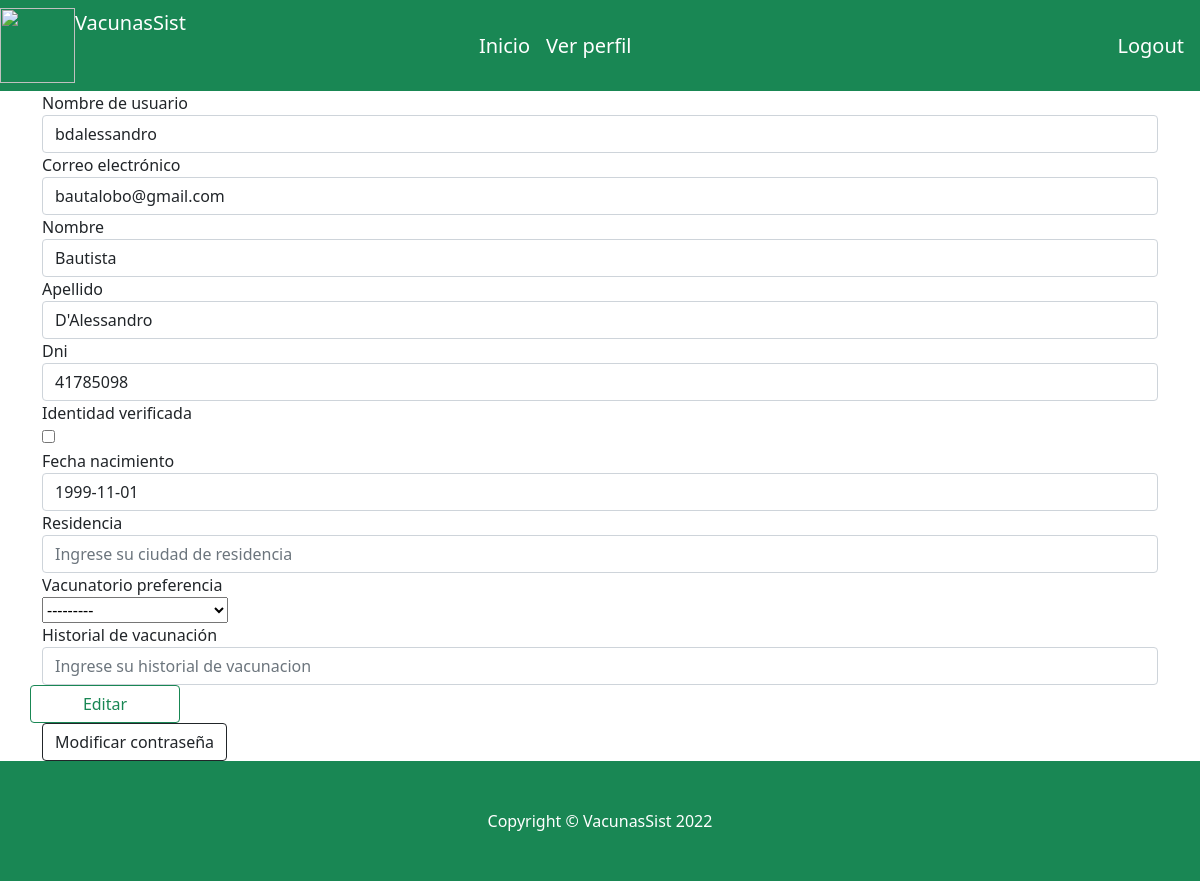
The page /verPerfil (signed in) on the database its author committed.
### website/models.py (models this page shows)
class Usuario(AbstractBaseUser):
    username =models.CharField('Nombre de usuario', unique=True, max_length=100)
    email = models.EmailField('Correo electrónico', max_length=254, unique=True)
    nombre = models.CharField('Nombre', max_length=254)
    apellido = models.CharField('apellido', max_length=254)
    dni=models.IntegerField(help_text="DNI de la persona", unique=True)
    fecha_nacimiento= models.DateField(help_text="Fecha de nacimiento de la persona")
    residencia = models.TextField(help_text="Descripción de la tarea", null=True)
    id_vacunas_aplicadas = models.ForeignKey(Vacuna, on_delete=models.CASCADE, null=True)
    vacunatorio_preferencia =models.ForeignKey(Vacunatorio, on_delete=models.CASCADE,null=True)
    historial_vacunacion=models.CharField('Historial de vacunación', max_length=1000, null= True)
    fecha_creacion = models.DateTimeField(auto_now_add=True)
    identidad_verificada=models.BooleanField(default=False)
    usuario_activo= models.BooleanField(default=True)
    usuario_administrador = models.BooleanField(default=False)
    objects= UsuarioManager()
    USERNAME_FIELD = 'username'
    REQUIRED_FIELDS = ['email','nombre', 'apellido','dni', 'fecha_nacimiento']

### website/views.py (the view)
# urls.py: path('verPerfil', views.verPerfil, name="verPerfil"),
def verPerfil(request):
    id_usuario=request.user.id
    usuario= Usuario.objects.get(id=id_usuario)
    if request.method=="POST":
        print('entre al post y creo form')
        usuario_form =UpdateUsuarioForm(request.POST, instance = usuario)
        if usuario_form.is_valid():
            usuario_form.save()
            messages.success(request, 'Perfil actualizado correctamente')
            return redirect('index')
    else:
        print('no entre al post y creo form')
        usuario_form=UpdateUsuarioForm(instance = usuario)
        print('form')
        usuario_form=usuario_form.deshabilitarCampos(usuario.identidad_verificada)
    return render(request, "website/verPerfil.html",{ 'usuario_form':usuario_form})

### website/forms.py (called while the page is built, shortened)
    def deshabilitarCampos(self, identidad):
        return self

### website/templates/website/verPerfil.html (shortened to what this page needs)
{% extends "website/layout.html" %}
{% block body %}
<div class="container">
  <div class="row">
    <div class="col">
        <form action="" method="post" enctype=multipart/form-data>
            <table>
                <div class="row form-group">
                    <div> {{ usuario_form.username.label }}</div>
                    <div> {{ usuario_form.username }}</div>
                </div>
                <div class="row form-group">
                    <div> {{ usuario_form.email.label }}</div>
                    <div> {{ usuario_form.email }}</div>
                </div>
                <div class="row form-group">
                    <div> {{ usuario_form.nombre.label }}</div>
                    <div> {{ usuario_form.nombre }}</div>
                </div>
                <div class="row form-group">
                    <div> {{ usuario_form.apellido.label }}</div>
                    <div> {{ usuario_form.apellido }}</div>
                </div>
                <div class="row form-group">
                    <div> {{ usuario_form.dni.label }}</div>
                    <div> {{ usuario_form.dni }}</div>
                </div>
                <div class="row form-group">
                    <div> {{ usuario_form.identidad_verificada.label }}</div>
                    <div> {{ usuario_form.identidad_verificada }}</div>
                </div>
                <div class="row form-group">
                    <div> {{ usuario_form.fecha_nacimiento.label }}</div>
                    <div> {{ usuario_form.fecha_nacimiento }}</div>
                </div>
                <div class="row form-group">
                    <div> {{ usuario_form.residencia.label }}</div>
                    <div> {{ usuario_form.residencia }}</div>
                </div>
                <div class="row form-group">
                    <div> {{ usuario_form.vacunatorio_preferencia.label }}</div>
                    <div> {{ usuario_form.vacunatorio_preferencia }}</div>
                </div>
                <div class="row form-group">
                    <div> {{ usuario_form.historial_vacunacion.label }}</div>
                    <div> {{ usuario_form.historial_vacunacion }}</div>
                </div>
                <div class="row form-group">
                    <input  class="btn btn-outline-success"  type="submit" value="Editar" style="width: 150px;">
                    <div class="nav-item"><a class="btn btn-outline-dark mt-auto" href="{% url 'modificar_password' %}">Modificar contraseña</a></div>
                </div>
            </table>
        </form>
    </div>
    </div>
  </div>
 {% endblock %}

### website/templates/website/layout.html (shortened to what this page needs)
{% load static %}
<!DOCTYPE html>
<html lang="en">
    <head>
        <link href="https://cdn.jsdelivr.net/npm/bootstrap-icons@1.4.1/font/bootstrap-icons.css" rel="stylesheet" />
        <link href="{% static 'css/styles.css' %}" rel="stylesheet" />
    </head>
    <body>
        <nav class="navbar navbar-expand-md navbar-white bg-success">
            <div class="navbar-collapse collapse w-75 order-1 order-md-0 dual-collapse2">
                <ul class="navbar-nav mr-auto">
                    <li class="nav-item active">
                        <IMG href="{% url 'index' %}"style="text-align: left;" src="https://i.imgur.com/zGzig89.png" width=75 height=75>
                    </li>
                    <li class="nav-item">
                        <a class="navbar-brand" style="color:white" href="{% url 'index' %}">VacunasSist</a>
                    </li>
                </ul>
            </div>
            <div class="mx-auto w-100 order-0">
                <ul class="navbar-nav mr-auto mx-auto">
                    <li class="nav-item"><a class="navbar-brand mx-8" style="color:white" href="{% url 'index' %}">Inicio</a></li>
                        {% if request.user.is_authenticated %}
                            <li class="nav-item"><a class="navbar-brand mx-8" style="color:white" href="{% url 'verPerfil' %}">Ver perfil</a></li>
                        {% endif %}
                </ul>
            </div>
            <div class="me-auto order-0 navbar-collapse collapse order-1 dual-collapse2" style="text-align: right;">
                <ul class="navbar-nav ml-auto">
                    {% if request.user.is_authenticated %}
                        <a class="nav-item"><a class="navbar-brand" style="color:white" href="{% url 'logout' %}">Logout</a>
                    {% else %}
                        <li class="nav-item"><a class="navbar-brand" style="color:white" href="{% url 'login' %}">Iniciar Sesión</a></li>
                        <li class="nav-item"><a class="navbar-brand" style="color:white" href="{% url 'register' %}">Registrar</a></li>
                    {% endif %}
                </ul>
            </div>
        </nav>
        {% block body %}
        {% endblock %}
        <footer class="py-5 bg-success">
            <div class="container px-5"><p class="m-0 text-center text-white">Copyright &copy; VacunasSist 2022</p></div>
        </footer>
    </body>
</html>

### rows shown on the page
Usuario: username "bdalessandro", email "bautalobo@gmail.com", nombre "Bautista", apellido "D'Alessandro", dni "41785098", fecha_nacimiento "1999-11-01", vacunatorio_preferencia "---------"

### other values the page prints
{{ usuario_form.username.label }} "Nombre de usuario"
{{ usuario_form.email.label }} "Correo electrónico"
{{ usuario_form.nombre.label }} "Nombre"
{{ usuario_form.apellido.label }} "Apellido"
{{ usuario_form.dni.label }} "Dni"
{{ usuario_form.identidad_verificada.label }} "Identidad verificada"
{{ usuario_form.fecha_nacimiento.label }} "Fecha nacimiento"
{{ usuario_form.residencia.label }} "Residencia"
{{ usuario_form.vacunatorio_preferencia.label }} "Vacunatorio preferencia"
{{ usuario_form.historial_vacunacion.label }} "Historial de vacunación"
